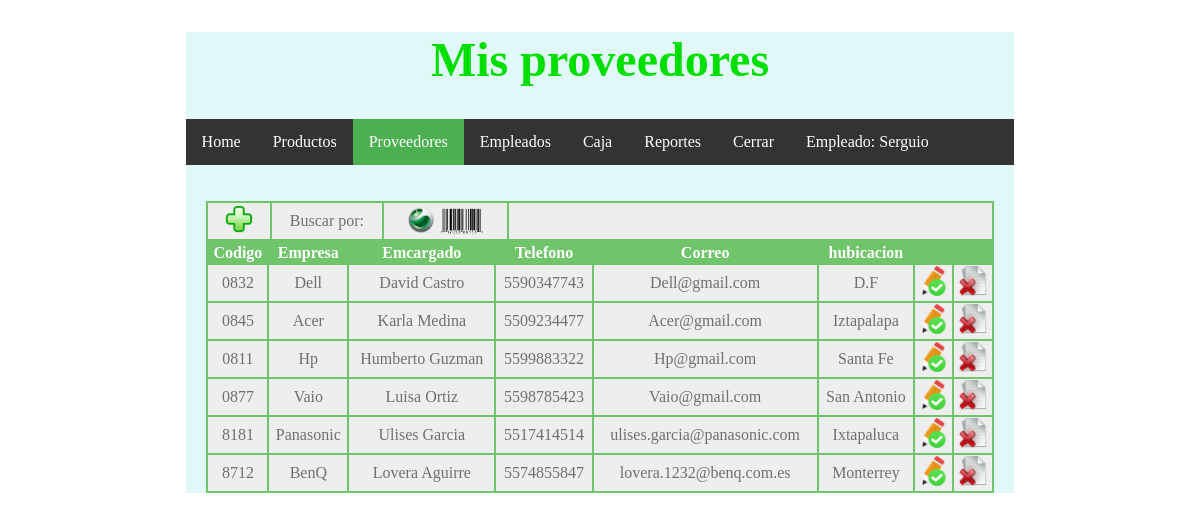
The page /proveedores.php (signed in) on the database its author committed.
### tables this page shows
CREATE TABLE IF NOT EXISTS `proveedores` (
  `id` varchar(50) NOT NULL,
  `empresa` varchar(75) NOT NULL,
  `nombreencargado` varchar(75) NOT NULL,
  `telefono` varchar(75) NOT NULL,
  `correo` varchar(75) NOT NULL,
  `hubicacion` varchar(75) NOT NULL
);

### proveedores.php (the view, shortened to what this page needs)
<?php
	require('conexion.php');
	$query="SELECT id, empresa, nombreencargado, telefono, correo, hubicacion FROM proveedores";
	$resultado=$mysqli->query($query);
?>
<!DOCTYPE html PUBLIC "-//W3C//DTD XHTML 1.0 Strict//EN" "http://www.w3.org/TR/xhtml1/DTD/xhtml1-strict.dtd">
<html xmlns="http://www.w3.org/1999/xhtml" xml:lang="en" lang="en">
<head>
<link rel="stylesheet" type="text/css" href="style.css">
</head>
<body>
 <div id="divCuerpo">
<center> <h1>Mis proveedores</h1></center>
<ul>
  <li><a  href="home.php">Home</a></li>
  <li><a href="productos.php">Productos</a></li>
  <li><a class="active" href="proveedores.php">Proveedores</a></li>
  <li><a href="empleados.php">Empleados</a></li>
   <li><a href="caja.php">Caja</a></li>
   <li><a href="reportes.php">Reportes</a></li>
    <li><a href="salir.php">Cerrar</a></li>
	   <li><a>Empleado: <?php echo $_SESSION["usuarioactual"];?></a> </li>
</ul>
<br>
<br>
</li><center>
<table  width="95%">
<tr>
<td width="7.5%">
 <a href="proveedoresnuevo.html"><img src="imagenes/agregar.png" width="30" title="Agregar registro" ></a>
</td>
<td width="13.5%"><center>Buscar por:</center></td>
<td width="15%">
  <a href="marca_proveedores.php"><img src="imagenes/marcas.png" width="30" title="Empresas" ></a>
    <a href="codigo_proveedores.php"><img src="imagenes/codigo.png" width="44" title="Codigos" ></a>
</td>
<td width="59%">
</td>
</tr>
</table>
</center>
<center>
	<table  class="flat-table" border=0 width="95%">
				<tbody>
							<tr>
						<th><b>Codigo</b></th>
					<th><b>Empresa</b></th>
					<th><b>Emcargado</b></th>
					<th><b>Telefono</b></th>
					<th><b>Correo</b></th>
					<th><b>hubicacion</b></th>
					<th></th>
					<th></th>
				</tr>
					<?php while($row=$resultado->fetch_assoc()){ ?>
						<tr>
						<td><?php echo $row['id'];?>
							</td>
							<td><?php echo $row['empresa'];?>
							</td>
							<td>
								<?php echo $row['nombreencargado'];?>
							</td>
							<td>
								<?php echo $row['telefono'];?>
							</td>
							<td>
								<?php echo $row['correo'];?>
							</td>
							<td>
								<?php echo $row['hubicacion'];?>
							</td>
							<td>
							<a href="proveedoresmodificar.php?id=<?php echo $row['id'];?>"><img src="imagenes/editar.png" width="30" title="Editar registro" ></a>
							</td>
							<td>
						<a href="proveedoreseliminar.php?id=<?php echo $row['id'];?>"><img src="imagenes/eliminar.png" width="30" title="Eliminar registro" ></a>
							</td>
						</tr>
					<?php } ?>
				</tbody>
				</table>
</center>
 </div>
</body>
</html>

### style.css (style rules this page uses)
#divCuerpo { width : 70%; margin : auto; background-color: #E0F8F7; }
h1 { color: #01DF01; font-family: verdana; font-size: 300%; }
ul { list-style-type: none; margin: 0; padding: 0; overflow: hidden; background-color: #333; }
li { float: left; }
li a { display: block; color: white; text-align: center; padding: 14px 16px; text-decoration: none; }
.active { background-color: #4CAF50; }
table { background: rgb(112, 196, 105); }
th { background-color: rgb(112, 196, 105); color: white; font-weight: normal; text-align: center; }
td { background-color: rgb(238, 238, 238); color: rgb(111, 111, 111); text-align: center; }

### rows shown on the page
proveedores: id "0832", empresa "Dell", nombreencargado "David Castro", telefono "5590347743", correo "Dell@gmail.com", hubicacion "D.F"
proveedores: id "0845", empresa "Acer", nombreencargado "Karla Medina", telefono "5509234477", correo "Acer@gmail.com", hubicacion "Iztapalapa"
proveedores: id "0811", empresa "Hp", nombreencargado "Humberto Guzman", telefono "5599883322", correo "Hp@gmail.com", hubicacion "Santa Fe"
proveedores: id "0877", empresa "Vaio", nombreencargado "Luisa Ortiz", telefono "5598785423", correo "Vaio@gmail.com", hubicacion "San Antonio"
proveedores: id "8181", empresa "Panasonic", nombreencargado "Ulises Garcia", telefono "5517414514", correo "ulises.garcia@panasonic.com", hubicacion "Ixtapaluca"
proveedores: id "8712", empresa "BenQ", nombreencargado "Lovera Aguirre", telefono "5574855847", correo "lovera.1232@benq.com.es", hubicacion "Monterrey"

### other values the page prints
$_SESSION["usuarioactual"] "Serguio"
